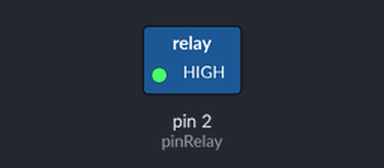
Recording of a sketch running on a simulated Arduino Uno, built with avr-gcc and run on an emulated ATmega328P. On the bench: switched loads named in the sketch (green lamp = pin HIGH).

Above: at 1.0 s.
At 4.5 s:
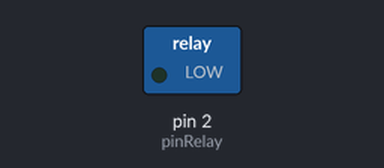
Timing chart, 0 to 9.1 s (numbered marks = the images above):
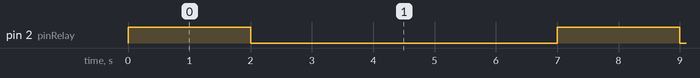

Measured:
- by itself, pin 2 (pinRelay): alternates HIGH for 2.0 s and LOW for 5.0 s

The sketch:

Relay-Module.ino
```cpp
int pinRelay = 2; //管脚D3连接到继电器模块的信号脚

void setup() {
  pinMode(pinRelay, OUTPUT); //设置pinRelay脚为输出状态
}

void loop() {
   digitalWrite(pinRelay, HIGH);//输出HIGH电平,继电器模块闭合
   delay(2000); //等待5000毫秒
   digitalWrite(pinRelay, LOW);//输出LOW电平,继电器模块断开
   delay(5000); //等待8000毫秒
}
```
